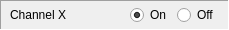
<?xml version="1.0" encoding="UTF-8"?>
<ui version="4.0">
 <class>QLogicCircuitSimDigitalChannelEdit</class>
 <widget class="QWidget" name="QLogicCircuitSimDigitalChannelEdit">
  <property name="geometry">
   <rect>
    <x>0</x>
    <y>0</y>
    <width>229</width>
    <height>30</height>
   </rect>
  </property>
  <property name="sizePolicy">
   <sizepolicy hsizetype="Minimum" vsizetype="Preferred">
    <horstretch>0</horstretch>
    <verstretch>0</verstretch>
   </sizepolicy>
  </property>
  <property name="minimumSize">
   <size>
    <width>0</width>
    <height>30</height>
   </size>
  </property>
  <property name="windowTitle">
   <string>Form</string>
  </property>
  <layout class="QVBoxLayout" name="verticalLayout">
   <property name="margin">
    <number>0</number>
   </property>
   <item>
    <widget class="QFrame" name="frame">
     <property name="frameShape">
      <enum>QFrame::Panel</enum>
     </property>
     <property name="frameShadow">
      <enum>QFrame::Sunken</enum>
     </property>
     <layout class="QHBoxLayout" name="horizontalLayout">
      <property name="topMargin">
       <number>0</number>
      </property>
      <property name="bottomMargin">
       <number>0</number>
      </property>
      <item>
       <widget class="QLabel" name="nameLabel">
        <property name="text">
         <string>Channel X</string>
        </property>
       </widget>
      </item>
      <item>
       <widget class="QRadioButton" name="onRadioButton">
        <property name="sizePolicy">
         <sizepolicy hsizetype="Fixed" vsizetype="Fixed">
          <horstretch>0</horstretch>
          <verstretch>0</verstretch>
         </sizepolicy>
        </property>
        <property name="text">
         <string>On</string>
        </property>
        <property name="checked">
         <bool>true</bool>
        </property>
       </widget>
      </item>
      <item>
       <widget class="QRadioButton" name="offRadioButton">
        <property name="sizePolicy">
         <sizepolicy hsizetype="Fixed" vsizetype="Fixed">
          <horstretch>0</horstretch>
          <verstretch>0</verstretch>
         </sizepolicy>
        </property>
        <property name="text">
         <string>Off</string>
        </property>
       </widget>
      </item>
     </layout>
    </widget>
   </item>
  </layout>
 </widget>
 <resources/>
 <connections>
  <connection>
   <sender>onRadioButton</sender>
   <signal>toggled(bool)</signal>
   <receiver>QLogicCircuitSimDigitalChannelEdit</receiver>
   <slot>onRadioButtonToggled(bool)</slot>
   <hints>
    <hint type="sourcelabel">
     <x>155</x>
     <y>14</y>
    </hint>
    <hint type="destinationlabel">
     <x>114</x>
     <y>14</y>
    </hint>
   </hints>
  </connection>
 </connections>
 <slots>
  <slot>toggle()</slot>
  <slot>onRadioButtonToggled(bool)</slot>
 </slots>
</ui>
